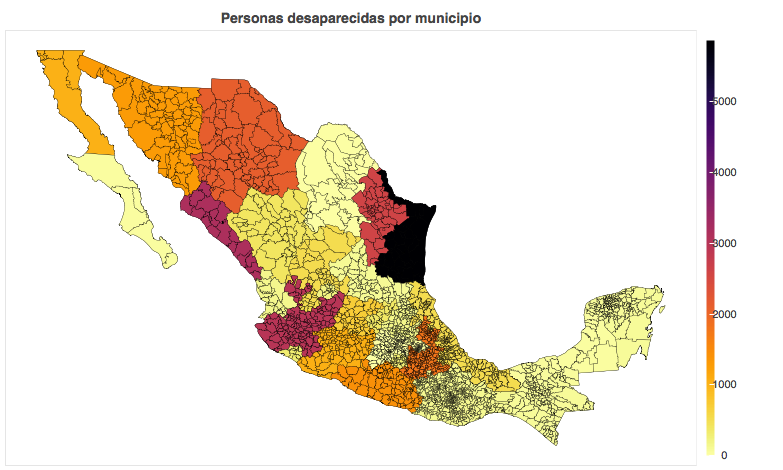
#> input picture desaparecidas.png, 783 x 470 px, given in place of 69593257_2380202072255491_9153782442694279168_n.jpg, which was not available
$ jupyter execute --allow-errors imageProcessing.ipynb   (shell and % lines are left out)   (older library calls are emulated)   (text cells are left out)
#> lines starting #> are read from the running program, lines starting #| are printed output that depends on the picture; pictures that were not available may be replaced by others from this repository, and a replacement may not be noted
[cell 1]
from scipy import ndimage
import matplotlib.pyplot as plt
import numpy as np
import os
from scipy import misc
from sklearn.cluster import KMeans
import seaborn as sns
from numpy import linalg as la
from math import floor
import scipy.stats as st
from ipywidgets import interact, interactive, fixed, interact_manual
from ipywidgets import IntSlider
from matplotlib.backends.backend_agg import FigureCanvasAgg as FigureCanvas
from matplotlib.figure import Figure
import imageio
plt.rcParams['figure.figsize'] = (20, 10)
def roundup(number):
    return round(number+.5)

[cell 2]
#show whats on the current directory
os.listdir()

[cell 3]
img=misc.imread('69593257_2380202072255491_9153782442694279168_n.jpg')
#> img is the input picture: shape (470, 783, 4); mean R, G, B, A 239.7, 229.2, 212.5, 254.7
# get some important details, sizex, sisey.
ysize=img.shape[0]
#> ysize = 470
xsize=img.shape[1]
#> xsize = 783
print(f'ysize: {ysize} and xsize {xsize}')
#| ysize: 470 and xsize 783
img=misc.imresize(img,(ysize//2,xsize//2))
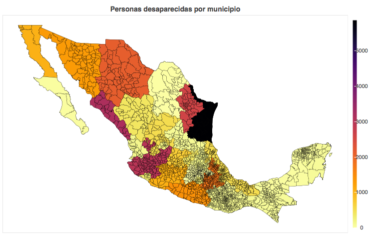
#> img: shape (235, 391, 4); mean R, G, B, A 239.7, 229.2, 212.5, 254.7; transparent parts drawn white
ysize=img.shape[0]
#> ysize = 235
xsize=img.shape[1]
#> xsize = 391
print(f'ysize: {ysize} and xsize {xsize}')
#| ysize: 235 and xsize 391
plt.imshow(img)

[cell 4]
4598-3742

[cell 5]
img.shape
#> Out = (235, 391, 4)

#> (a cell that did not finish here is left out)

[cell 7]
rotated = ndimage.rotate(img, -90)
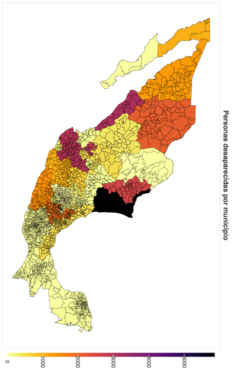
#> rotated: shape (391, 235, 4); mean R, G, B, A 239.7, 229.2, 212.5, 254.7; transparent parts drawn white
misc.imsave('vuelta.png', rotated)
plt.imshow(rotated, cmap=plt.cm.gray)

#> (a cell that did not finish here is left out)

[cell 9]
# [16 lines left out: function slice_image_r_m, not called in this run]

[cell 10]
img.shape[0]
#> Out = 235

[cell 11]
# [19 lines left out: function slice_image_r_n, not called in this run]

[cell 12]
# [24 lines left out: function slice_image_m, not called in this run]

[cell 13]
def slice_image_n(img,slices):
#> called with slices = 19
    scale=xsize/slices
#> scale = 20.58
    new_img=np.ndarray(shape=(ysize,xsize,3), dtype=int, order='F')

    mapping=[]
    for i in range(slices):
        if i%2==0:
            mapping.append(i+1)
        else:
            mapping.append(i-1)
    print(mapping)
    for i in range(slices):
        idx1=int(i*scale)
        idx2=int((mapping[i])*scale)


        slicer1=(slice(0, ysize, 1), slice(idx1,idx1+int(scale), 1),slice(0, 3, 1))

        slicer2=(slice(0, ysize, 1), slice(idx2, idx2+int(scale), 1), slice(0, 3, 1))
        new_img[slicer1]=img[slicer2]
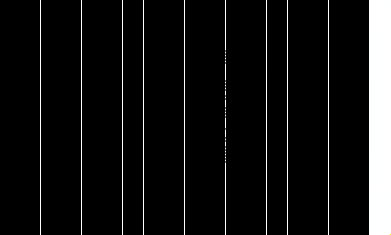
#> new_img: shape (235, 391, 3) int64; mean R, G, B 3.68e+17, 3.66e+17, 3.68e+17; drawn with min black and max white
    plt.imshow(new_img, cmap=plt.cm.gray)


    return new_img

#> (a cell that did not finish here is left out)

#> (a cell that did not finish here is left out)

[cell 16]
#def color_palette(img,n=4):
n=30
print(img.shape)
#| (235, 391, 4)
print(type(img))
#| <class 'numpy.ndarray'>
#> (the rest of this cell did not finish here and is left out)

[cell 17]
ysize
#> Out = 235

[cell 18]
colors=[]
for i in range(xsize):
    colors.append(np.median(img[500:1600,i,:],axis=0))
    colors[i]=colors[i]/255
#> after the loop, colors = 391 items, first 6: [nan, nan, nan, nan], [nan, nan, nan, nan], [nan, nan, nan, nan], [nan, nan, nan, nan], [nan, nan, nan, nan], [nan, nan, nan, nan]
    #new_img[model.labels_==i]=colors[i]
colors=np.array(colors)
#> colors = 391 rows, first 6: [nan, nan, nan, nan], [nan, nan, nan, nan], [nan, nan, nan, nan], [nan, nan, nan, nan], [nan, nan, nan, nan], [nan, nan, nan, nan]
new_img=np.zeros((ysize+856,xsize,3))
#> new_img: shape (1091, 391, 3) float64; every value is 0
#> (the rest of this cell did not finish here and is left out)

[cell 19]
misc.imsave(f'panoramica_con_gradiente.jpg', new_img)

[cell 20]
colors=[]
print(new_img.shape)
#| (1091, 391, 3)
#> (the rest of this cell did not finish here and is left out)

[cell 21]
new_colors=np.array(colors)
#> new_colors = empty array
#> (the rest of this cell did not finish here and is left out)

[cell 22]
# clusters from image.
def nueva_imagen():
    new_img=np.zeros((xsize*ysize,3))
    for i in range(n):
        slicer=model.labels_==i
        new_img[slicer]=colors[i]
    new_img=np.reshape(new_img,(ysize,xsize,3))
    plt.imshow(new_img)
    return new_img

#> (a cell that did not finish here is left out)

[cell 24]
misc.imsave(f'imageReconWithPalette.jpg', new_img)

[cell 25]
print(new_img.shape)
#| (1091, 391, 3)
print(ysize)
#| 235
new_img=np.zeros((xsize,xsize,3))
#> new_img: shape (391, 391, 3) float64; every value is 0
slicer=(slice(0, ysize, 1), slice(0,xsize, 1),slice(0, 3, 1))
#> (the rest of this cell did not finish here and is left out)

[cell 26]
print(new_img.shape)
#| (391, 391, 3)
print(ysize)
#| 235
new_img=np.zeros((ysize,ysize,3))
#> new_img: shape (235, 235, 3) float64; every value is 0
slicer=(slice(0, ysize, 1), slice(0,xsize, 1),slice(0, 3, 1))
#> (the rest of this cell did not finish here and is left out)

[cell 27]
def f(x,y,z):
    sns.palplot([x/256,y/256,z/256])
    return (x,y,z)
#> (the rest of this cell did not finish here and is left out)

[cell 28]
for i in range(floor(xsize/ysize)):
    new_img=np.ndarray(shape=(ysize,ysize,3), dtype=int, order='F')
    slicer=(slice(0, ysize, 1), slice(i*ysize,(i+1)*ysize, 1), slice(0, 3, 1))
    new_img=img[slicer]
    plt.figure(i)
    plt.imshow(new_img, cmap=plt.cm.gray)
    misc.imsave(f'panoramica{i}.jpg', new_img)
#> this loop made 1 pass
#> pass 1, `new_img=np.ndarray(shape=(ysize,ysize,3), dtype=int, order='F')`:
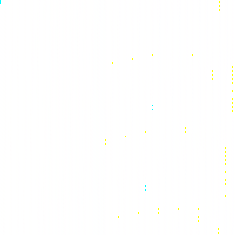
#> new_img: shape (235, 235, 3) int64; mean of channels 0, 1, 2 4.61e+18, 4.61e+18, 4.6e+18; drawn with min black and max white
#> pass 1, `new_img=img[slicer]`:
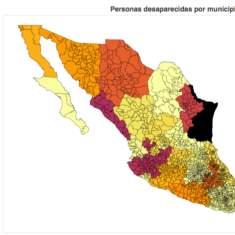
#> new_img: shape (235, 235, 3); mean R, G, B 234.3, 218, 194.9


new_img=np.ones((ysize,ysize,3),dtype=int)*255
#> new_img: shape (235, 235, 3) int64; every value is 255
slicer1=(slice(0, ysize, 1), slice((i+1)*ysize,xsize, 1), slice(0, 3, 1))
slicer2=(slice(0, ysize, 1), slice(0,xsize%ysize, 1), slice(0, 3, 1))
new_img[slicer2]=img[slicer1]
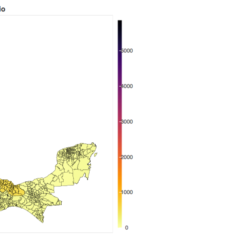
#> new_img: shape (235, 235, 3) int64; mean of channels 0, 1, 2 250.2, 249.1, 244.4; drawn as R, G, B
plt.figure(i+1)
plt.imshow(new_img, cmap=plt.cm.gray)
misc.imsave(f'panoramica{i+1}.jpg', new_img)

[cell 29]
#From https://stackoverflow.com/users/4527807/teddy-hartanto answer
from scipy import signal

def gkern(kernlen=100, std1=3,std2=4):
    """Returns a 2D Gaussian kernel array."""
    gkern1d1= signal.gaussian(kernlen, std=std1).reshape(kernlen, 1)
    gkern1d2= signal.gaussian(kernlen, std=std2).reshape(kernlen, 1)


    #print(gkern1d)
    gkern2d = np.outer(gkern1d1, gkern1d2)
    return gkern2d

[cell 30]
def f(res,std1,std2):
    kern=gkern(res,std1,std2)
    #kern=np.array((-gkern(res,std1,std2),gkern(res,std1,std2)))
    #print(kern)
    #np.squeeze(kern,axis=2)

    sns.heatmap(kern,cmap='viridis')
    return (res,std1,std2)
interact(f, res=IntSlider(min=1, max=1000, step=1, value=10,continuous_update=False),std1=IntSlider(min=1, max=30, step=1, value=3,continuous_update=False),std2=IntSlider(min=1, max=30, step=1, value=3,continuous_update=False));
#> the sliders are set to res = 10, std1 = 3, std2 = 3
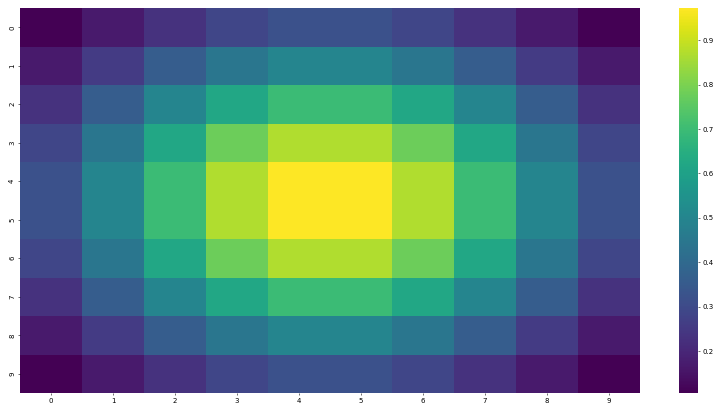
#> figure drawn by matplotlib, 2 panels

[cell 31]
import os
def create_gif(source):
    dirs=os.listdir(source)
    images=[]
    dirs.sort()
    for image in dirs:
        if(image.endswith('.png')):
            print(image)
            image=imageio.imread(f'{source}/{image}')
            images.append(image)
    kwargs_write = {'fps':1.0, 'quantizer':'nq'}
    imageio.mimsave(f'{source}/result.gif', images, fps=1)

[cell 32]
create_gif('../../Downloads/fotosvilli')

[cell 33]
img.shape
#> Out = (235, 391, 4)

$ run again, on lineas.png
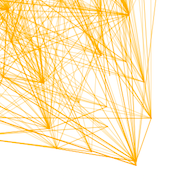
#> input picture lineas.png, 192 x 181 px, given in place of 69593257_2380202072255491_9153782442694279168_n.jpg, which was not available
#> img is the input picture: shape (181, 192, 4); mean R, G, B, A 255, 238.7, 204.9, 255
#| ysize: 181 and xsize 192
#> img: shape (90, 96, 4)
#| ysize: 90 and xsize 96
#> after the loop in slice_image_m, `for i in range(slices):`:
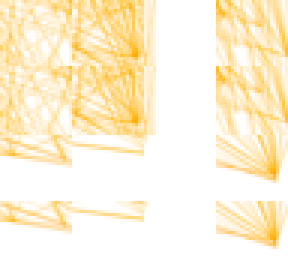
#> new_img: shape (90, 96, 3) int64 (shown 3 times larger); mean R, G, B 255, 242.1, 215.2
#| (90, 96, 4)
#| <class 'numpy.ndarray'>
#> after the loop `for i in range(xsize):`: colors = 96 items, first 6: [nan, nan, nan, nan], [nan, nan, nan, nan], [nan, nan, nan, nan], [nan, nan, nan, nan], [nan, nan, nan, nan], [nan, nan, nan, nan]
#> `colors=np.array(colors)`: colors = 96 rows, first 6: [nan, nan, nan, nan], [nan, nan, nan, nan], [nan, nan, nan, nan], [nan, nan, nan, nan], [nan, nan, nan, nan], [nan, nan, nan, nan]
#| (946, 96, 3)
#> new_colors = empty array
#| (946, 96, 3)
#| 90
#| (96, 96, 3)
#| 90
#> the loop `for i in range(floor(xsize/ysize)):` made 1 pass
#> pass 1, `new_img=img[slicer]`:
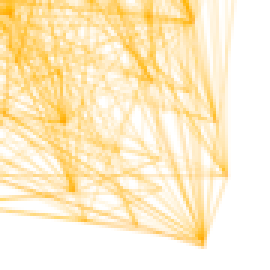
#> new_img: shape (90, 90, 3) (shown 3 times larger); mean R, G, B 255, 237.7, 201.6
